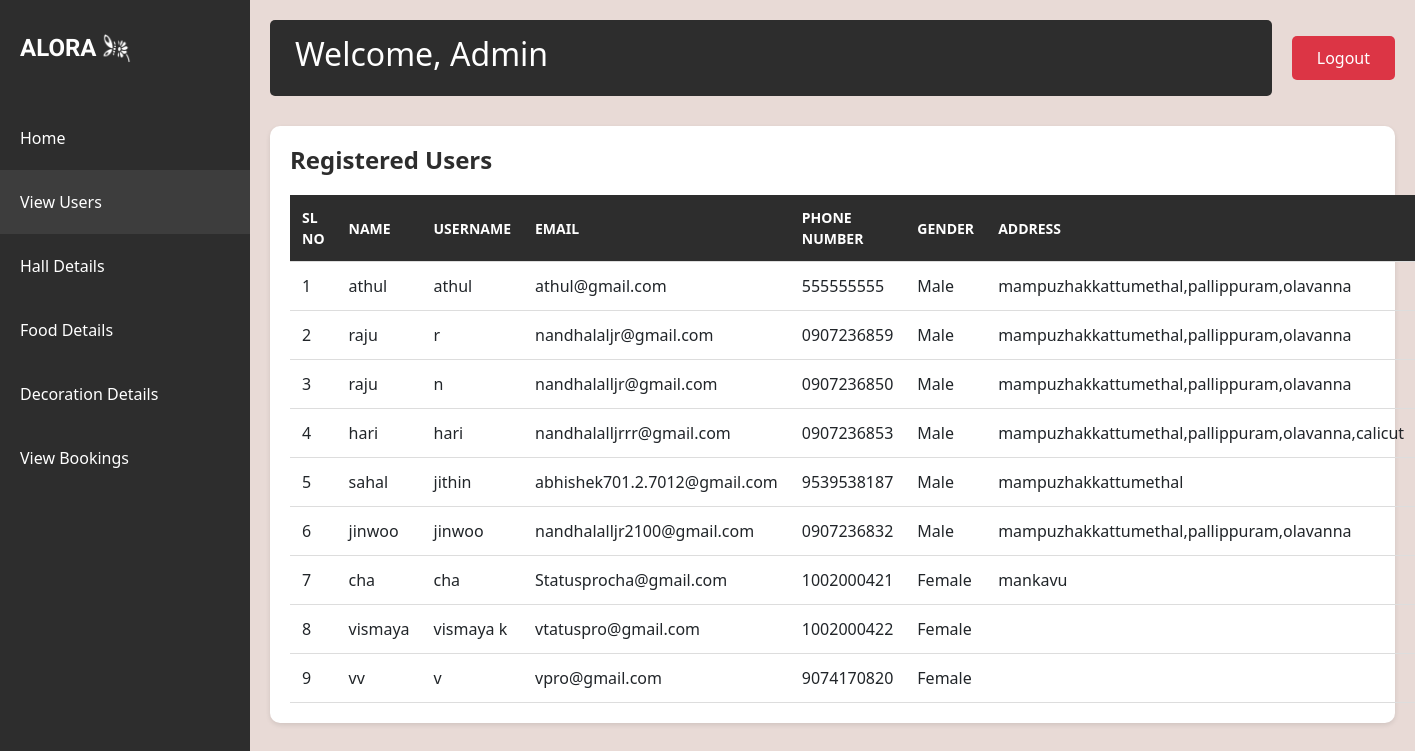
Page /viewusers on the earlier database version.
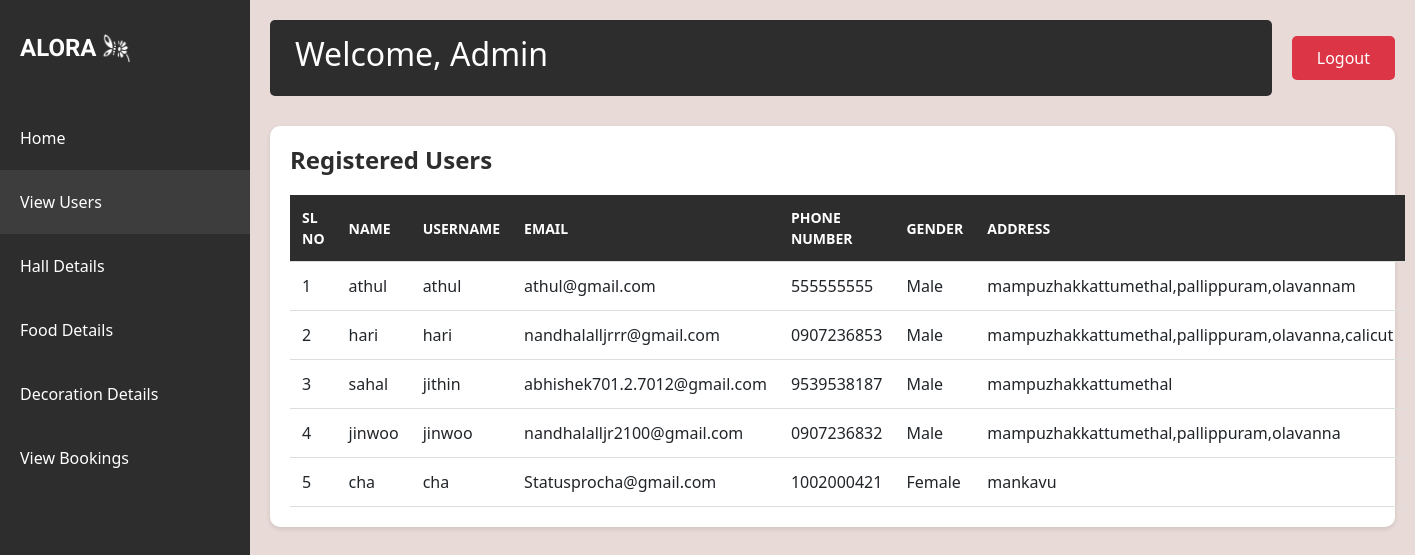
Same page on the later database version.
### app/models.py (models this page shows)
class User_details(models.Model):
    user_id=models.ForeignKey(User,on_delete=models.CASCADE)
    phone_number=models.CharField(max_length=10,unique=True)
    gender=models.CharField(max_length=10)
    address=models.TextField()

### app/views.py (the view)
# urls.py: path('viewusers',views.viewusers,name='viewusers'),
def viewusers(request):
    user_details = User_details.objects.all()
    context = {
        'user_details': user_details,
    }
    return  render(request,'viewusers.html',context)

### templates/viewusers.html (shortened to what this page needs)
<!DOCTYPE html>
<html lang="en">
<head>
    {% load static %}
    <link href="https://cdn.jsdelivr.net/npm/bootstrap@5.3.0/dist/css/bootstrap.min.css" rel="stylesheet">
</head>
<body>
    <div class="sidebar">
        <div class="logo-container">
            <div class="logo">ALORA</div>
            <img src="{% static 'aloral.png' %}" alt="Light Bulb" class="logo-image">
        </div>
        <nav class="nav flex-column">
            <a class="nav-link" href="{% url 'admin' %}">Home</a>
            <a class="nav-link active" href="{% url 'viewusers' %}">View Users</a>
            <a class="nav-link" href="{% url 'halldetails' %}">Hall Details</a>
            <a class="nav-link" href="{% url 'fooddetails' %}">Food Details</a>
            <a class="nav-link" href="{% url 'decorationdetails' %}">Decoration Details</a>
            <a class="nav-link" href="{% url 'admin_view_booking' %}">View Bookings</a>
        </nav>
    </div>
    <div class="main-content">
        <div class="top-nav">
            <div class="welcome-section">
                <h2>Welcome, Admin</h2>
            </div>
            <a href="{% url 'logout' %}" class="logout-btn">Logout</a>
        </div>
        <div class="users-table">
            <h1>Registered Users</h1>
            <table>
                <thead>
                    <tr>
                        <th>Sl No</th>
                        <th>Name</th>
                        <th>Username</th>
                        <th>Email</th>
                        <th>Phone Number</th>
                        <th>Gender</th>
                        <th>Address</th>
                    </tr>
                </thead>
                <tbody>
                    {% for x in user_details %}
                        <tr>
                            <td>{{ forloop.counter }}</td>
                            <td>{{ x.user_id.first_name }}</td>
                            <td>{{ x.user_id.username }}</td>
                            <td>{{ x.user_id.email }}</td>
                            <td>{{ x.phone_number }}</td>
                            <td>{{ x.gender }}</td>
                            <td>{{ x.address }}</td>
                        </tr>
                    {% endfor %}
                </tbody>
            </table>
        </div>
    </div>
</body>
</html>

Differences in the rows shown:
removed User_details: user_id.first_name "raju", user_id.username "r", user_id.email "nandhalaljr@gmail.com", phone_number "0907236859", gender "Male", address "mampuzhakkattumethal,pallippuram,olavanna"
removed User_details: user_id.first_name "raju", user_id.username "n", user_id.email "nandhalalljr@gmail.com", phone_number "0907236850", gender "Male", address "mampuzhakkattumethal,pallippuram,olavanna"
removed User_details: user_id.first_name "vismaya", user_id.username "vismaya k", user_id.email "vtatuspro@gmail.com", phone_number "1002000422", gender "Female"
removed User_details: user_id.first_name "vv", user_id.username "v", user_id.email "vpro@gmail.com", phone_number "9074170820", gender "Female"
changed User_details "athul": address "mampuzhakkattumethal,pallippuram,olavanna" → "mampuzhakkattumethal,pallippuram,olavannam"
